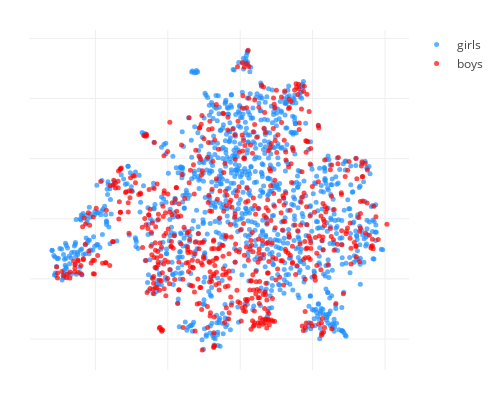

Here is the notebook cell this chart was saved with:
### Code cell
marker_style1 = dict(size=5, opacity=0.7, color='dodgerblue')
marker_style2 = dict(size=5, opacity=0.7, color='red')

data = [go.Scatter(x=X1, y=Y1, text=Text1, marker=marker_style1,
                   name='girls', mode='markers', hoverinfo='text'),
        go.Scatter(x=X2, y=Y2, text=Text2, marker=marker_style2,
                   name='boys', mode='markers', hoverinfo='text')]

axis_style = dict(showticklabels=False, zeroline=False)

margin = dict(l=30, r=30, b=30, t=30)

layout = go.Layout(height=400, width=500,
                    margin=margin, hovermode='closest',
                    xaxis=axis_style, yaxis=axis_style)

fig = go.Figure(data=data, layout=layout)
py.iplot(fig, show_link=False)

### Figure 1 — Plotly figure (JSON) as saved in the notebook; plotly's stock layout.template omitted (floating-point values rounded to 4 significant figures; data arrays with more than 128 entries replaced by an {"elided": "..."} marker saying what was removed)
{"data": [{"hoverinfo": "text", "marker": {"color": "dodgerblue", "opacity": 0.7, "size": 5}, "mode": "markers", "name": "girls", "text": {"elided": "1067 str values"}, "type": "scatter", "uid": "af92da28-c2ef-11e8-a3f4-3c15c2cf2370", "x": {"elided": "1067 float values"}, "y": {"elided": "1067 float values"}}, {"hoverinfo": "text", "marker": {"color": "red", "opacity": 0.7, "size": 5}, "mode": "markers", "name": "boys", "text": {"elided": "649 str values"}, "type": "scatter", "uid": "af92dcc6-c2ef-11e8-a309-3c15c2cf2370", "x": {"elided": "649 float values"}, "y": {"elided": "649 float values"}}], "layout": {"height": 400, "hovermode": "closest", "margin": {"b": 30, "l": 30, "r": 30, "t": 30}, "width": 500, "xaxis": {"showticklabels": false, "zeroline": false}, "yaxis": {"showticklabels": false, "zeroline": false}}}
